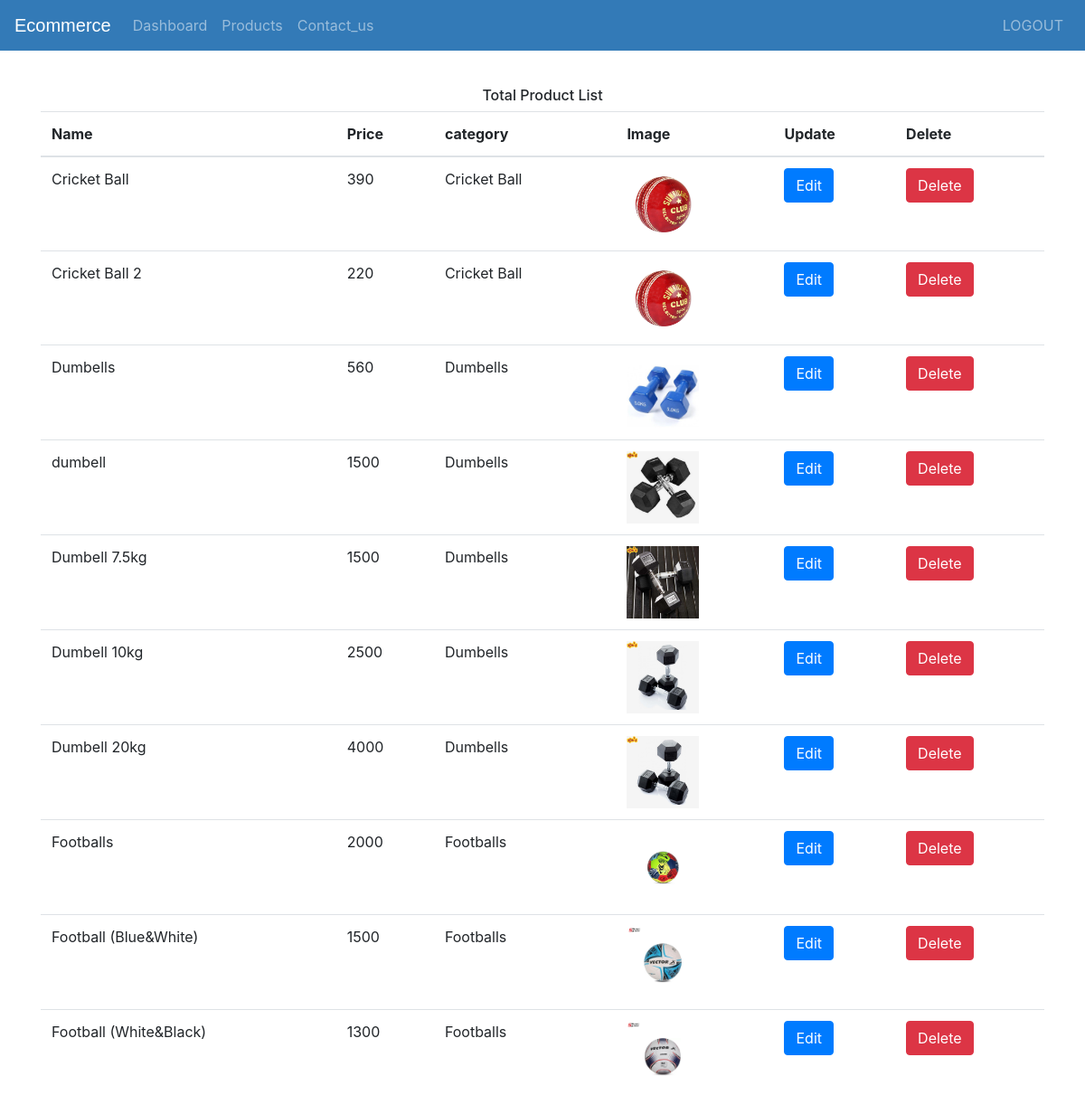
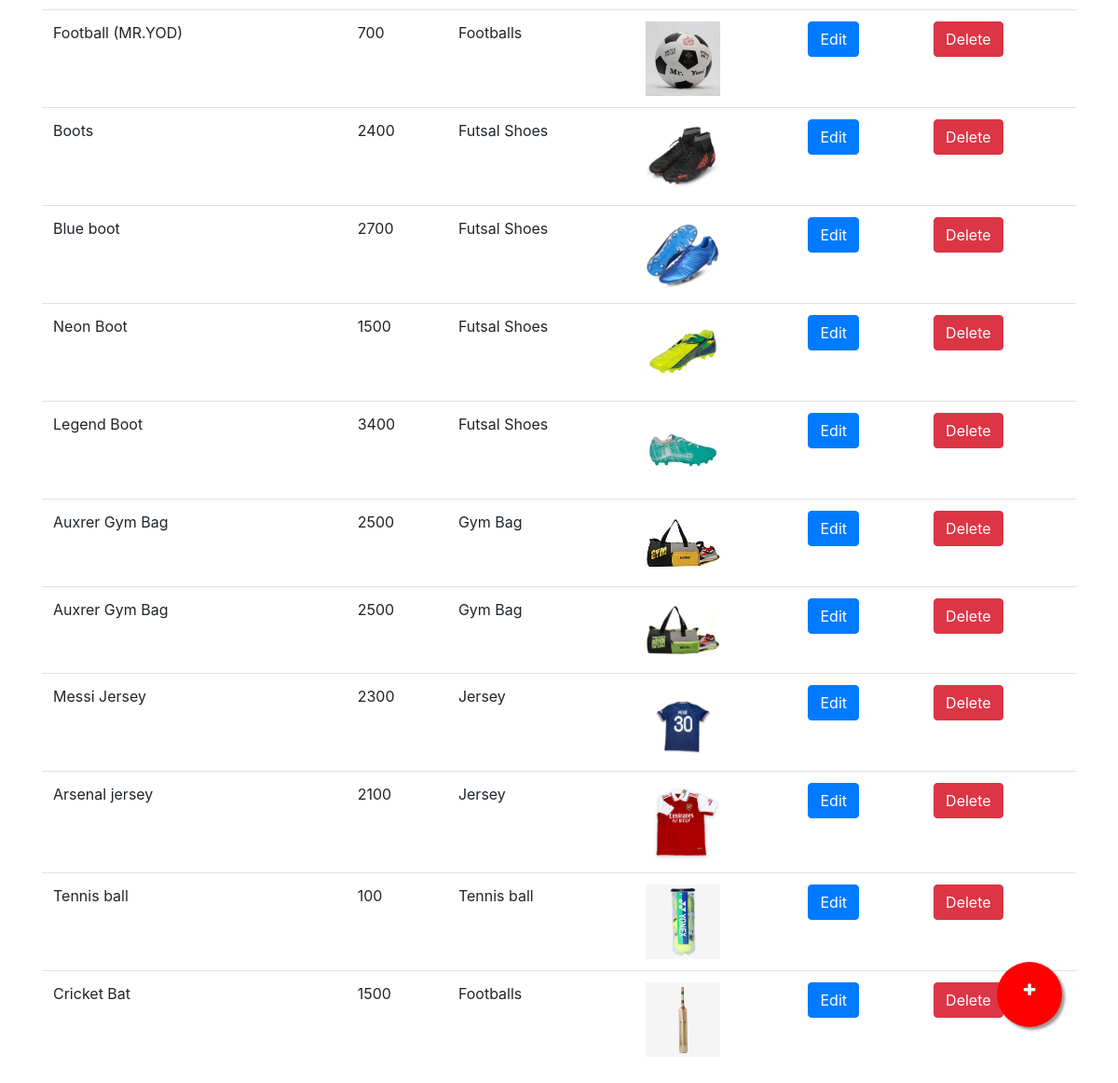
The app's page /prodadmin/ with its own data (2 pictures, top to bottom).
### neona_sports/models.py (models this page shows, shortened)
class Product(models.Model):
    Availibilty = (('In Stock','In Stock'), ("Out of Stock","Out of Stock"))
    category = models.ForeignKey(Category, on_delete=models.CASCADE, default='1')
    name = models.CharField(max_length=255)
    description = models.CharField(max_length=200, default='')
    price = models.IntegerField(default=0)
    sale = models.CharField(max_length=255)
    image = models.ImageField(upload_to='products/')
    Availibilty = models.CharField(choices=Availibilty,null=True, max_length=100)
    created_at = models.DateTimeField(auto_now_add=True)
    featured = models.BooleanField(default=False)

class Category(models.Model):
    main_category = models.ForeignKey(Main_category, on_delete=models.CASCADE)
    name = models.CharField(max_length=100)
    def __str__(self):
        return self.name

### neona_sports/views.py (the view)
# urls.py: path('prodadmin/', views.prodadmin, name="prodadmin"),
def prodadmin(request):
    product = Product.objects.filter()
    data = {
        'product': product,
    }
    return render(request, 'admin/productadmin.html', data)

### neona_sports/templates/admin/productadmin.html (shortened to what this page needs)
{% extends 'admin/adminbase.html' %}
{% load static %}
{% block content %}
<link rel="stylesheet" href="{% static 'css/admin.css'%}">
<br></br><br></br>
<div class="container">
	<div class="panel panel-primary">
	  <div class="panel-heading">
		<h6 class="panel-title">Total Product List</h6>
	  </div>
	  <table class="table table-hover" id="dev-table">
		<thead>
		  <tr>
			<th>Name</th>
			<th>Price</th>
			<th>category</th>
			<th>Image</th>
			<th>Update</th>
			<th>Delete</th>
		  </tr>
		</thead>
		{% for p in product %}
		<tr>
		  <td> {{p.name}}</td>
		  <td>{{p.price}}</td>
		  <td>{{p.category}}</td>
		  {% if p.image %}
		  	<td>
				<img src="{{p.image.url}}" alt="Profile Pic" width="80px" />
		  	</td>
		  {% else %}
		  	<td>
				<img src="{{p.image.url}}" alt="Profile Pic" width="80px" />
		  	</td>
		  {% endif %}
		  <td><a class="btn btn-primary btn-xs" href="{% url 'edit-product' p.id %}">Edit</a></td>
		  <td><a class="btn btn-danger btn-xs" href="{% url 'delete-product' p.id %}">Delete</a></td>
		{% endfor %}
	  </table>
	</div>
  </div>
  <a href="{% url 'add-product' %}" class="float">
  <i class="fa fa-plus my-float"></i>
  </a>
{% endblock %}

### neona_sports/static/css/admin.css (style rules this page uses)
a:link { text-decoration: none; }
h6 { text-align: center; }
.float { position:fixed; width:70px; height:70px; bottom:60px; right:60px; background-color:red; color:#FFF; border-radius:50px; text-align:center; box-shadow: 3px 3px 3px #999; }
.my-float { margin-top:22px; }

### records on screen
Product: name "Cricket Ball", price "390", category "Cricket Ball", image (picture)
Product: name "Cricket Ball 2", price "220", category "Cricket Ball", image (picture)
Product: name "Dumbells", price "560", category "Dumbells", image (picture)
Product: name "dumbell", price "1500", category "Dumbells", image (picture)
Product: name "Dumbell 7.5kg", price "1500", category "Dumbells", image (picture)
Product: name "Dumbell 10kg", price "2500", category "Dumbells", image (picture)
Product: name "Dumbell 20kg", price "4000", category "Dumbells", image (picture)
Product: name "Footballs", price "2000", category "Footballs", image (picture)
Product: name "Football (Blue&White)", price "1500", category "Footballs", image (picture)
Product: name "Football (White&Black)", price "1300", category "Footballs", image (picture)
Product: name "Football (MR.YOD)", price "700", category "Footballs", image (picture)
Product: name "Boots", price "2400", category "Futsal Shoes", image (picture)
Product: name "Blue boot", price "2700", category "Futsal Shoes", image (picture)
Product: name "Neon Boot", price "1500", category "Futsal Shoes", image (picture)
Product: name "Legend Boot", price "3400", category "Futsal Shoes", image (picture)
Product: name "Auxrer Gym Bag", price "2500", category "Gym Bag", image (picture)
Product: name "Auxrer Gym Bag", price "2500", category "Gym Bag", image (picture)
Product: name "Messi Jersey", price "2300", category "Jersey", image (picture)
Product: name "Arsenal jersey", price "2100", category "Jersey", image (picture)
Product: name "Tennis ball", price "100", category "Tennis ball", image (picture)
Product: name "Cricket Bat", price "1500", category "Footballs", image (picture)
